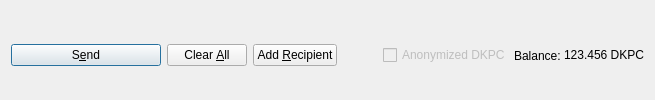
         <widget class="QFrame" name="frame_Send">
          <layout class="QHBoxLayout" name="horizontalLayout">
           <property name="bottomMargin">
            <number>0</number>
           </property>
           <item>
            <widget class="QPushButton" name="sendButton">
             <property name="minimumSize">
              <size>
               <width>150</width>
               <height>0</height>
              </size>
             </property>
             <property name="toolTip">
              <string>Confirm the send action</string>
             </property>
             <property name="text">
              <string>S&amp;end</string>
             </property>
             <property name="icon">
              <iconset resource="../darkpaycoin.qrc">
               <normaloff>:/icons/send</normaloff>:/icons/send</iconset>
             </property>
             <property name="autoDefault">
              <bool>false</bool>
             </property>
             <property name="default">
              <bool>true</bool>
             </property>
            </widget>
           </item>
           <item>
            <widget class="QPushButton" name="clearButton">
             <property name="sizePolicy">
              <sizepolicy hsizetype="Minimum" vsizetype="Fixed">
               <horstretch>0</horstretch>
               <verstretch>0</verstretch>
              </sizepolicy>
             </property>
             <property name="toolTip">
              <string>Clear all fields of the form.</string>
             </property>
             <property name="text">
              <string>Clear &amp;All</string>
             </property>
             <property name="icon">
              <iconset resource="../darkpaycoin.qrc">
               <normaloff>:/icons/remove</normaloff>:/icons/remove</iconset>
             </property>
             <property name="autoDefault">
              <bool>false</bool>
             </property>
            </widget>
           </item>
           <item>
            <widget class="QPushButton" name="addButton">
             <property name="toolTip">
              <string>Send to multiple recipients at once</string>
             </property>
             <property name="text">
              <string>Add &amp;Recipient</string>
             </property>
             <property name="icon">
              <iconset resource="../darkpaycoin.qrc">
               <normaloff>:/icons/add</normaloff>:/icons/add</iconset>
             </property>
             <property name="autoDefault">
              <bool>false</bool>
             </property>
            </widget>
           </item>
           <item>
            <spacer name="horizontalSpacer">
             <property name="orientation">
              <enum>Qt::Horizontal</enum>
             </property>
             <property name="sizeHint" stdset="0">
              <size>
               <width>40</width>
               <height>20</height>
              </size>
             </property>
            </spacer>
           </item>
           <item>
            <layout class="QHBoxLayout" name="horizontalLayout_2">
             <property name="spacing">
              <number>3</number>
             </property>
             <item>
              <widget class="QCheckBox" name="checkzDKPC">
               <property name="enabled">
                <bool>false</bool>
               </property>
               <property name="text">
                <string>Anonymized DKPC</string>
               </property>
              </widget>
             </item>
             <item>
              <widget class="QLabel" name="label">
               <property name="text">
                <string>Balance:</string>
               </property>
              </widget>
             </item>
             <item>
              <widget class="QLabel" name="labelBalance">
               <property name="sizePolicy">
                <sizepolicy hsizetype="Preferred" vsizetype="Fixed">
                 <horstretch>0</horstretch>
                 <verstretch>0</verstretch>
                </sizepolicy>
               </property>
               <property name="cursor">
                <cursorShape>IBeamCursor</cursorShape>
               </property>
               <property name="text">
                <string notr="true">123.456 DKPC</string>
               </property>
               <property name="textInteractionFlags">
                <set>Qt::LinksAccessibleByMouse|Qt::TextSelectableByKeyboard|Qt::TextSelectableByMouse</set>
               </property>
              </widget>
             </item>
            </layout>
           </item>
          </layout>
         </widget>
